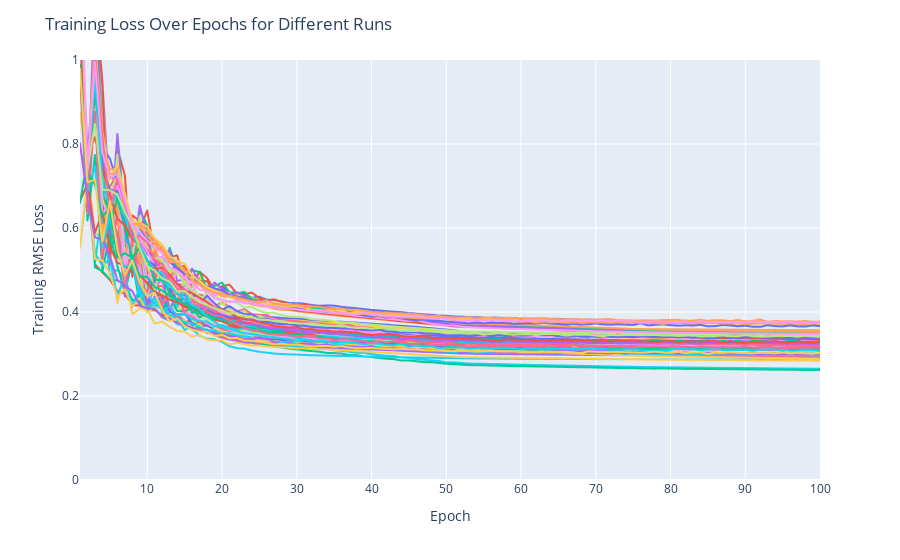

This figure's notebook cell:
### Code cell
# Plot the losses over the training.
# (To see, if the models are trained stable.)
#

# Target config to plot
plotted_config = Simulation_config.configs[0]
print(f"Plotted Config:")
pprint(f"{plotted_config}")
filtered_train_histories = dict(
    (key, value) for key, value in all_train_histories.items() 
    if key[2] == plotted_config
)

# Create a combined list of loss values and corresponding run names
combined_loss_data = []
for run_id, history in filtered_train_histories.items():
    
    # Define the labels of the following graph
    model_type, load_profile, act_config = run_id
    label = (model_type, load_profile, act_config.modelSize)    
    combined_loss_data.extend([(label, epoch + 1, np.sqrt(loss)) for epoch, loss in enumerate(history['loss'])])

# Plot the loss of all items over the training epochs
df = pd.DataFrame(combined_loss_data, columns=['Run', 'Epoch', 'Loss'])
fig = px.line(df, x='Epoch', y='Loss', color='Run', labels={'Loss': 'Training RMSE Loss', 'Epoch': 'Epoch'})
fig.update_layout(title='Training Loss Over Epochs for Different Runs', showlegend=False)
fig.update_yaxes(range=[0, 1])
fig.show()
